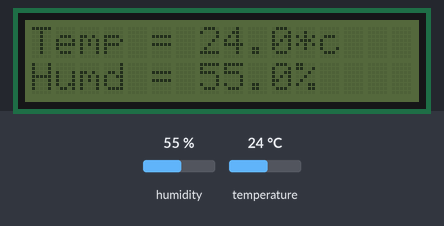
The program below on a simulated Raspberry Pi (BCM pin numbers). Parts: 16×2 character LCD. Inputs (shaded band) come from the test bench; at power-on: humidity 55 %, temperature 24 °C. At 5.4 s the program stops and its outputs stay as they are.

Above: at 0.4 s.

Measured:
- what the display in image 0 shows lasts 5.0 s, from 0.3 s to 5.3 s

The program:

using_the_DHT11_sensor.py
```python
import RPi.GPIO as GPIO
import time
import dht11
import Adafruit_CharLCD as LCD

instance = dht11.DHT11(pin = 4)
GPIO.setwarnings(True)
GPIO.setmode(GPIO.BCM)

class LCDModule():
  def __init__(self):
    self.address = 0x21
    self.lcd_columns = 16
    self.lcd_rows = 2
    self.lcd = LCD.Adafruit_CharLCDBackpack(address = self.address)

  def turn_off(self):
    self.lcd.set_backlight(1)

  def turn_on(self):
    self.lcd.set_backlight(0)

  def clear(self):
    self.lcd.clear()

  def write_lcd(self, text):
    self.turn_on()
    time.sleep(0.1)
    self.lcd.message(text)
    time.sleep(5)
    self.clear()
    time.sleep(0.1)
    self.turn_off()

lcd_screen = LCDModule()
result = instance.read()

if result.is_valid():
  lcd_screen.write_lcd(text=('Temp = {0:0.1f}*c\nHumd = {1:0.1f}% \n'.format(result.temperature, result.humidity)))

else:
  print("Failed to get reading. Try again.")
```
